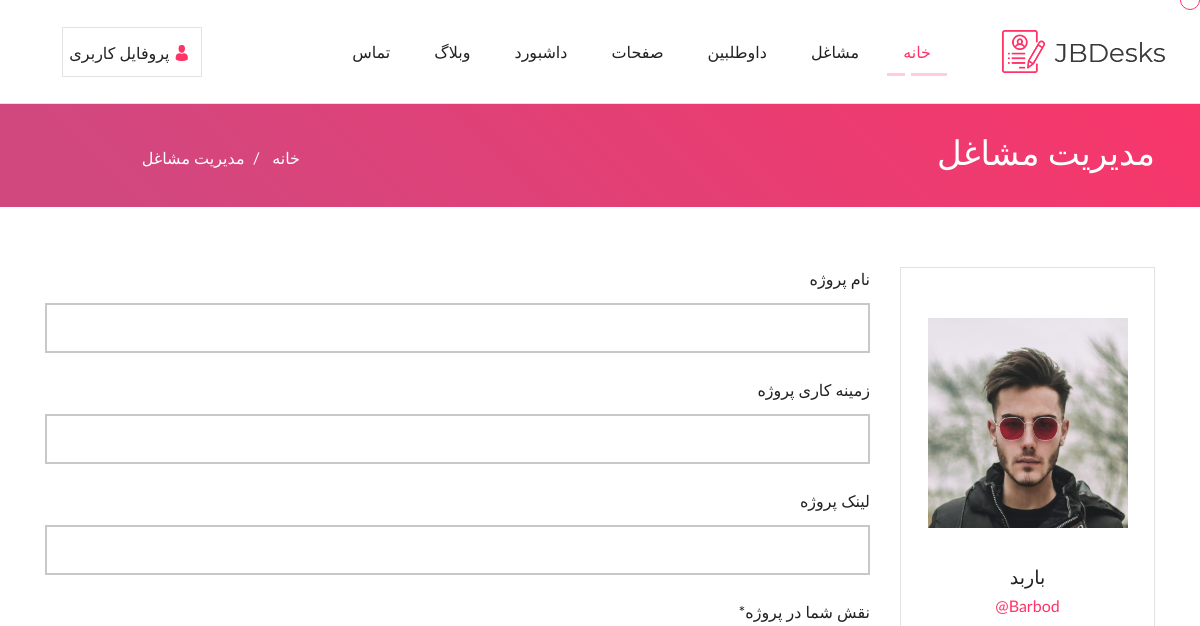
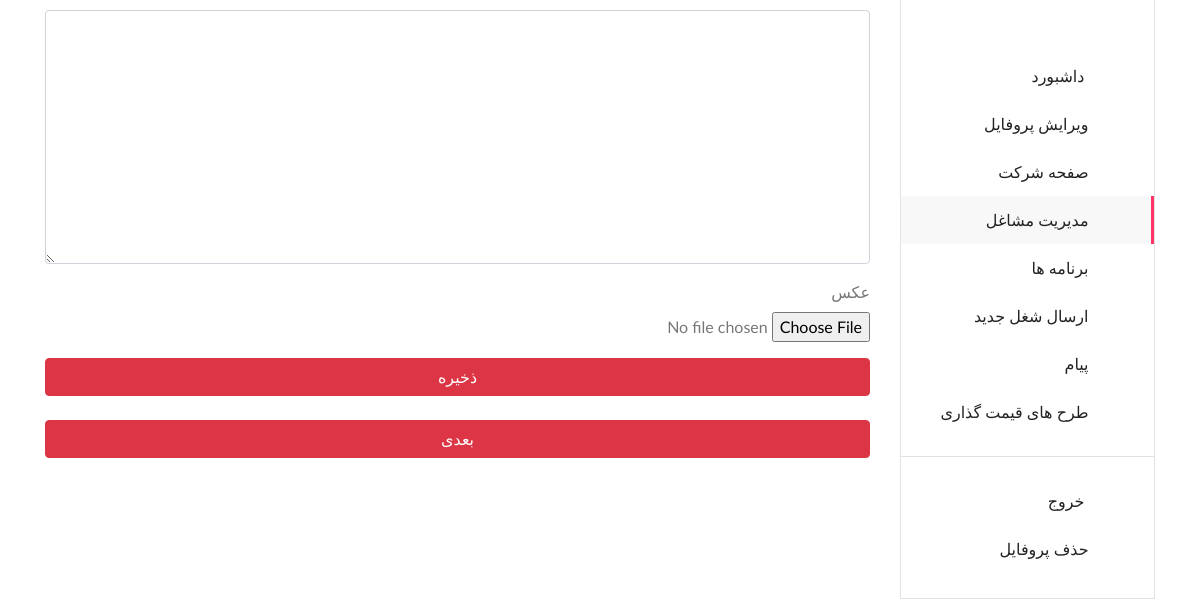
Before: /project/create (signed in) with the older database file (2 pictures, top to bottom).
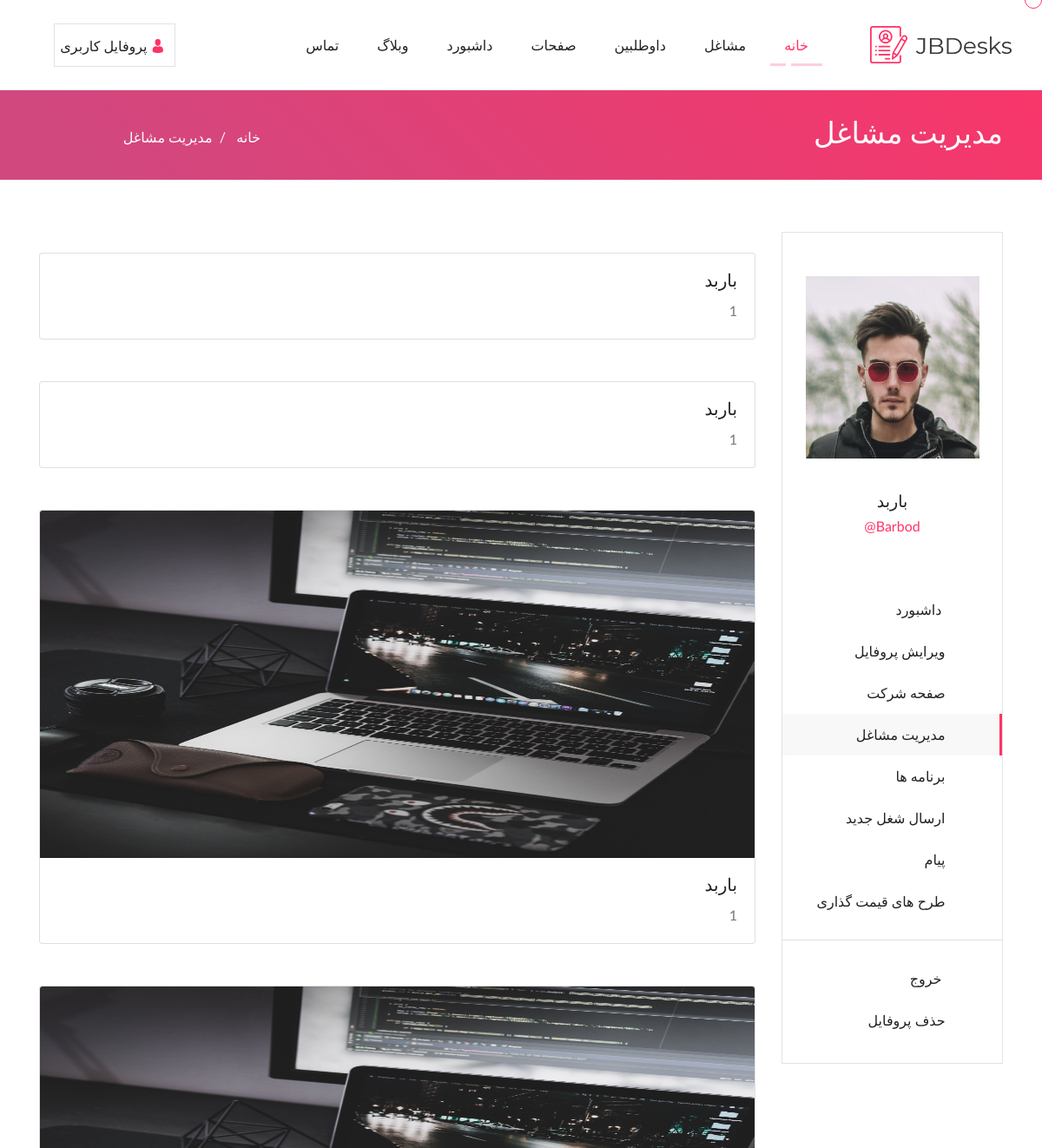
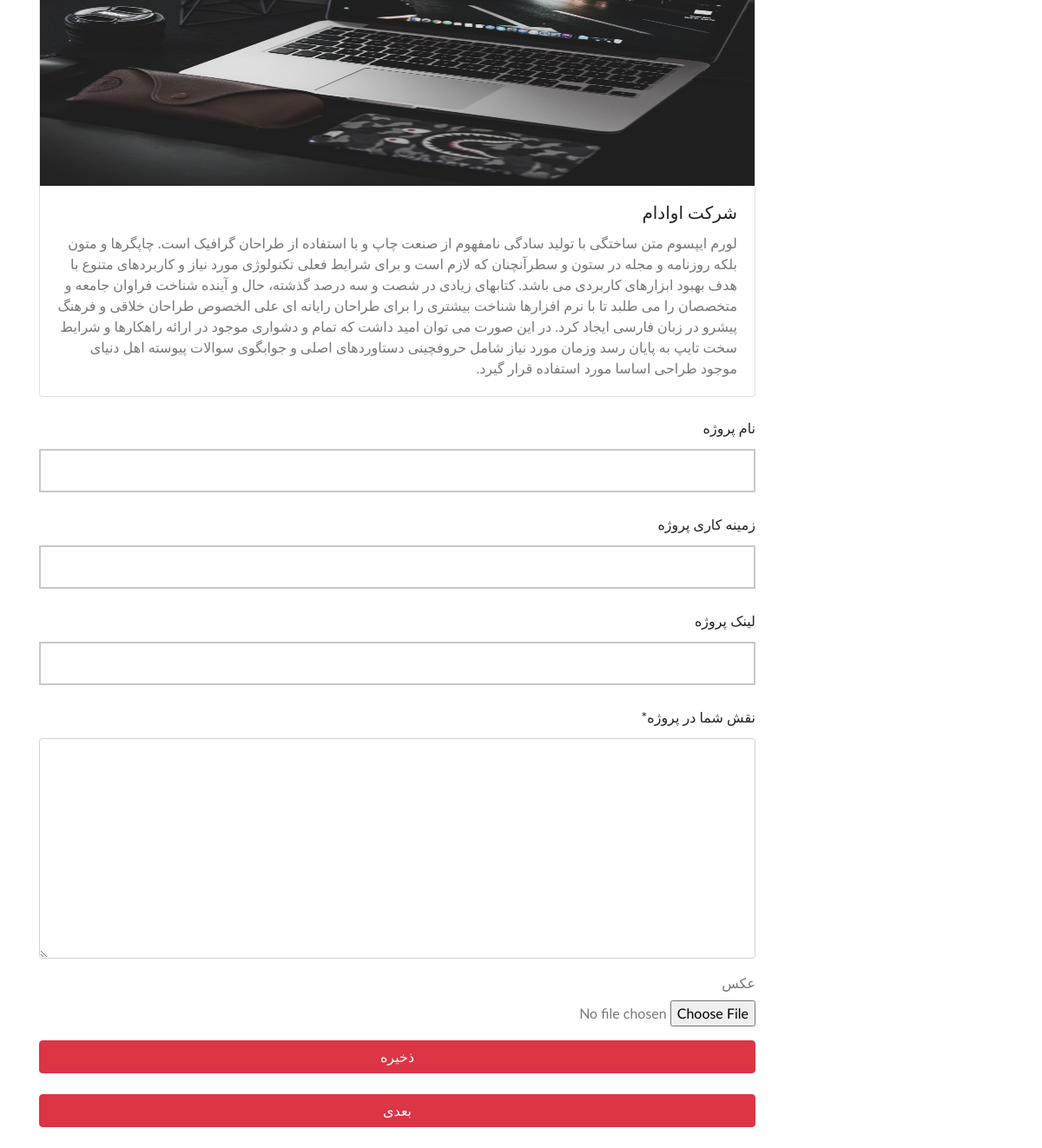
After: the same page with the newer database file (2 pictures, top to bottom).
### resume/models.py (models this page shows, shortened)
class Project(models.Model):
    user = models.ForeignKey(settings.AUTH_USER_MODEL, on_delete=models.CASCADE, blank=True, null=True)
    name = models.CharField(max_length=50, null=True, blank=True,verbose_name='نام پروژه')
    description = models.TextField(("نقش شما در پروژه"))
    type = models.CharField(max_length=50, null=True, blank=True,verbose_name='زمینه کاری پروژه')
    link = models.CharField(max_length=2084, null=True, blank=True,verbose_name='لینک پروژه')
    date_created = models.DateField(("date_created"),auto_now_add=True)
    image = models.ImageField(upload_to="projects",blank=True,null=True,verbose_name='عکس')

### resume/views.py (the view)
# urls.py: path("project/create", ProjectCreateView.as_view(), name="project-create"),
class ProjectCreateView(FormUserMixin,CreateView):
    model = Project
    template_name = "resume/project_create.html"
    success_url=reverse_lazy("project-create")
    fields=["name","type",'image','link','description']
    def get_context_data(self, **kwargs):
            context = super().get_context_data(**kwargs)
            context["projects"] = Project.objects.filter(user=self.request.user)
            return context

### templates/resume/project_create.html (shortened to what this page needs)
{% extends 'shared/register_base.html' %}
{% load crispy_forms_filters %}
{% load static %}
{% block content %}
                <div class="col-lg-9 col-md-12 col-sm-12 col-12">
                    <div class="row">
                        <div class="col-lg-12 col-md-12 col-sm-12 col-12">
                                <form method='post' enctype="multipart/form-data">
                            {% for project in projects %}
                            <br/>
<div class="row row-cols-1 row-cols-md-2 g-4">
  <div class="col">
    <div class="card">
    {% if project.image %}
      <img src="{{project.image.url}}" class="card-img-top" alt="{{project.name}}" width='200' height='400'>
    {% endif %}
      <div class="card-body">
      {% if project.link %}
       <a href='{{project.link}}'> <h5 class="card-title">{{project.name}}</h5></a>
       {% else %}
      <h5 class="card-title">{{project.name}}</h5>
      {% endif %}
        <p class="card-text">{{project.description}}</p>
      </div>
    </div>
  </div>
</div>
<br/>
                            {% endfor %}
                                <div class="row">
                                    <div class="col-lg-12 col-md-12 col-sm-12 col-12">
                                        <div class="contect_form3">
                                           {{form.name|as_crispy_field}}
                                           {{form.type|as_crispy_field}}
                                           {{form.link|as_crispy_field}}
                                           {{form.description|as_crispy_field}}
                                        </div>
                                        {{form.image|as_crispy_field}}
                                    <button class='btn btn-danger btn-block'>ذخیره</button>
                                    </div>
                                </div>
<br/>
                            </form>
<button class='btn btn-danger btn-block'>بعدی</button>
<br>
                        </div>
                    </div>
                </div>
            </div>
        </div>
    </div>
{% endblock  %}

Changed rows visible on the page:
added Project: name "باربد", description "1"
added Project: name "باربد", description "1"
added Project: image (picture), name "باربد", description "1"
added Project: image (picture), name "شرکت اوادام", description "لورم ایپسوم متن ساختگی با تولید سادگی نامفهوم از صنعت چاپ و با استفاده از طراحان گرافیک است. چاپگرها و متون بلکه روزنامه و مجله در ستون و سطرآنچنان که لازم است و برای شرایط فعلی تکنولوژی مورد نیاز و کاربردهای متنوع با هدف بهبود ابزارهای کاربردی می باشد. کتابهای زیادی در شصت و سه درصد گذشته، حال و آینده شناخت فراوان جامعه و متخصصان را می طلبد تا با نرم افزارها شناخت بیشتری را برای طراحان رایانه ای علی الخصوص طراحان خلاقی و فرهنگ پیشرو در زبان فارسی ایجاد کرد. در این صورت می توان امید داشت که تمام و دشواری موجود در ارائه راهکارها و شرایط سخت تایپ به پایان رسد وزمان مورد نیاز شامل حروفچینی دستاوردهای اصلی و جوابگوی سوالات پیوسته اهل دنیای موجود طراحی اساسا مورد استفاده قرار گیرد."
